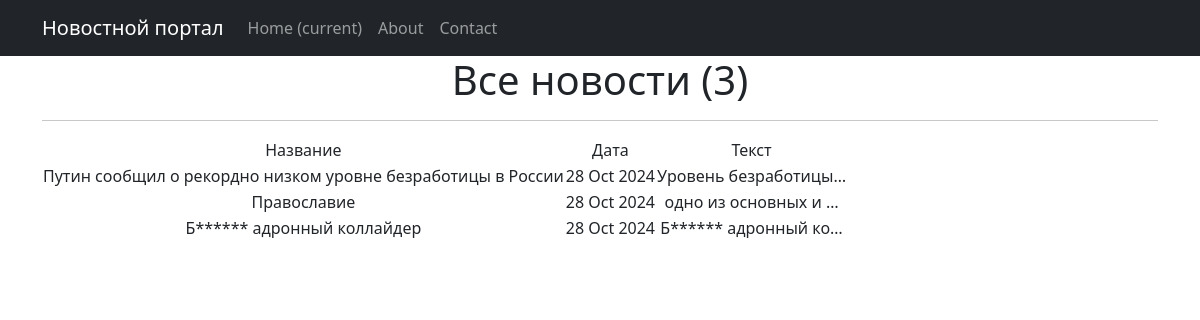
Page /news/ on the committed database.
### news/models.py (models this page shows, shortened)
class Post(models.Model):
    article = 'AR'
    new = 'NW'
    KIND = [(article, 'Статья'),(new, 'Новость')]
    author = models.ForeignKey(Author, on_delete = models.CASCADE)
    kind = models.CharField(max_length=2,
                                choices=KIND,
                                default=article) # статья или новость по умолчанию статья
    time_in = models.DateTimeField(auto_now_add=True)
    title = models.CharField(max_length=255)
    text = models.TextField()
    rating = models.IntegerField(default=0)
    category = models.ManyToManyField(Category, through='PostCategory')

### news/views.py (the view)
# urls.py: path('', PostList.as_view()),
class PostList(ListView):
    model = Post
    ordering = 'title'
    template_name = 'news.html'
    context_object_name = 'news'

### news/templatetags/custom_filters.py (called while the page is built)
@register.filter(name='censor')
def currency(value):
    value = value.split()
    for i in range(len(value)):
        if value[i][:5] == 'редиск':
            value[i] = 'р'+ '*'*(len(value[i])-1)
        elif value[i][:5] == 'Редиск':
            value[i] = 'Р'+ '*'*(len(value[i])-1)
        elif value[i][:5] == 'больш':
            value[i] = 'б' + '*' * (len(value[i]) - 1)
        elif value[i][:5] == 'Больш':
            value[i] = 'Б' + '*' * (len(value[i]) - 1)
    value = ' '.join(value)
    return value

### templates/news.html (shortened to what this page needs)
{% extends 'flatpages/default.html' %}
{% load custom_filters %}
{% block content %}
<h1>Все новости ({{news|length}})</h1>
<hr>
<table>
           <tr>
               <td>Название</td>
               <td>Дата</td>
               <td>Текст</td>
           </tr>
           {% for new in news|dictsortreversed:"time_in" %}
           <tr>
               <td>{{ new.title|censor }}</td>
               <td>{{ new.time_in|date:'d M Y'}}</td>
               <td>{{ new.text|truncatechars:20|censor }}</td>
           </tr>
           {% endfor %}
       </table>
{% endblock content %}

### templates/flatpages/default.html (shortened to what this page needs)
<!DOCTYPE html>
<html lang="en">
    <head>
        {% load static %}
        <link href="{% static 'css/styles.css' %}" rel="stylesheet" />
    </head>
    <body>
       <nav class="navbar navbar-expand-lg navbar-dark bg-dark static-top">
   <div class="container">
       <a class="navbar-brand" href="#">Новостной портал</a>
       <div class="collapse navbar-collapse" id="navbarResponsive">
           <ul class="navbar-nav ml-auto">
               <li class="nav-item active">
                   <a class="nav-link" href="#">Home
                       <span class="sr-only">(current)</span>
                   </a>
               </li>
               <li class="nav-item">
                   <a class="nav-link" href="/about/">About</a>
               </li>
               <li class="nav-item">
                   <a class="nav-link" href="/contacts/">Contact</a>
               </li>
           </ul>
       </div>
   </div>
</nav>
       <div class="container">
   <div class="row">
       <div class="col-lg-12 text-center">
           {% block content %}
           {% endblock content %}
       </div>
   </div>
</div>
    </body>
</html>

### rows in the picture
Post: title|censor "Путин сообщил о рекордно низком уровне безработицы в России", time_in "28 Oct 2024", text|censor "Уровень безработицы…"
Post: title|censor "Православие", time_in "28 Oct 2024", text|censor "одно из основных и …"
Post: title|censor "Б****** адронный коллайдер", time_in "28 Oct 2024", text|censor "Б****** адронный ко…"

### other values in the picture
{{ news|length }} "3"
